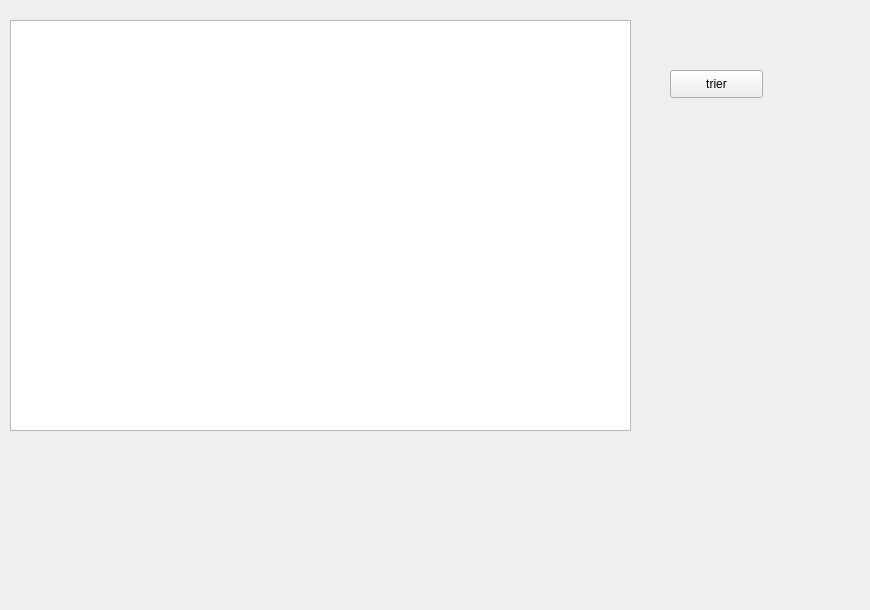
        <widget class="QWidget" name="tab_6">
         <attribute name="icon">
          <iconset>
           <normaloff>A.png</normaloff>A.png</iconset>
         </attribute>
         <attribute name="title">
          <string>Afficher </string>
         </attribute>
         <widget class="QTableView" name="tableView">
          <property name="geometry">
           <rect>
            <x>10</x>
            <y>20</y>
            <width>621</width>
            <height>411</height>
           </rect>
          </property>
         </widget>
         <widget class="QLabel" name="label_53">
          <property name="geometry">
           <rect>
            <x>-10</x>
            <y>-80</y>
            <width>861</width>
            <height>601</height>
           </rect>
          </property>
          <property name="text">
           <string/>
          </property>
          <property name="pixmap">
           <pixmap>../fond-texture-grunge-abstrait-bleu-marine_145345-4.jpg</pixmap>
          </property>
          <property name="scaledContents">
           <bool>true</bool>
          </property>
         </widget>
         <widget class="QPushButton" name="pushButton_7">
          <property name="geometry">
           <rect>
            <x>670</x>
            <y>70</y>
            <width>93</width>
            <height>28</height>
           </rect>
          </property>
          <property name="text">
           <string>trier</string>
          </property>
         </widget>
         <zorder>label_53</zorder>
         <zorder>tableView</zorder>
         <zorder>pushButton_7</zorder>
        </widget>
